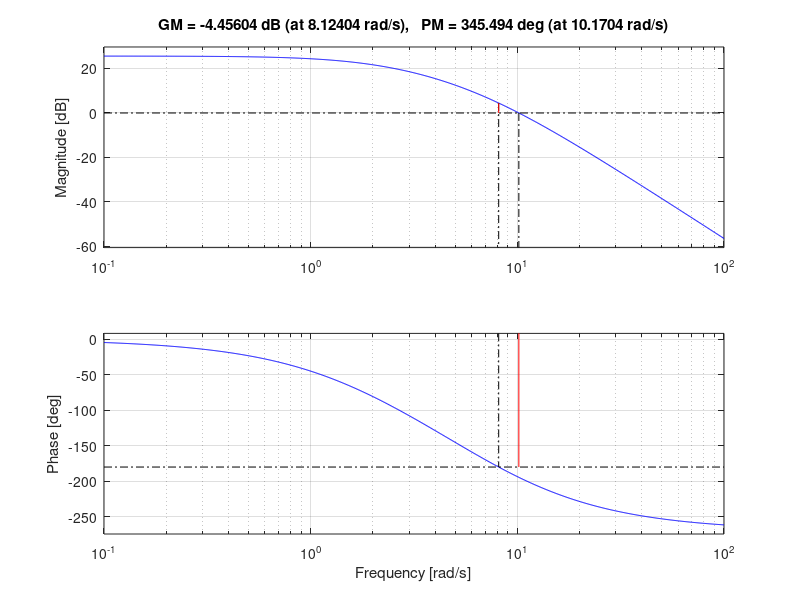
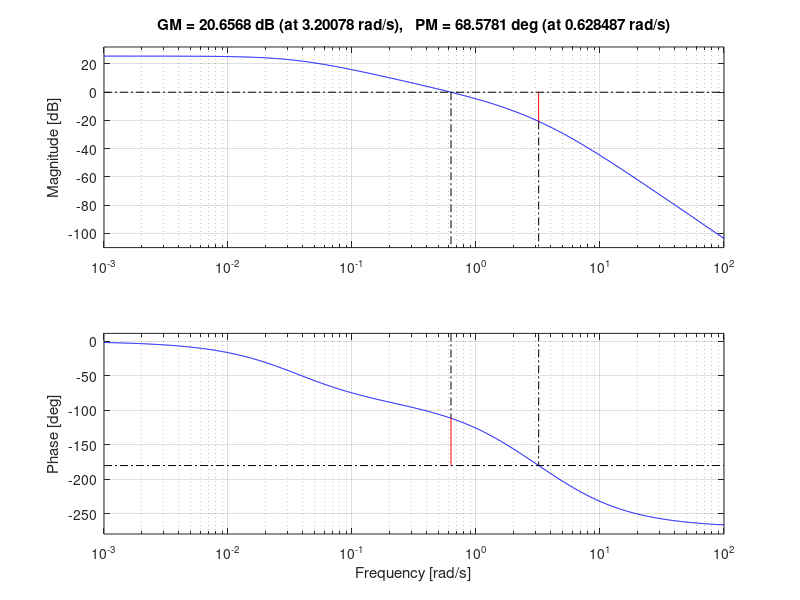

MATLAB code for these plots, in order: (Note: this script raises an error after producing the figures.)
% Control System Final Exam

%% Final_2
zeta = 0.7;
PO = 100*exp(-zeta*pi/ (1-zeta^2)^0.5)

G = tf([1], conv(conv([1 2], [1 5]), [1 8]));
K = 80*19;
L = K*G;
% rlocus(L)
margin(L)
figure(1)
% sgrid(zeta, 10^3);

z = 8
p = 0.035
% Gc = tf([1 z], [1 p]);
Gc = K*p/z*tf([1 z], [1 p]);
L = Gc*G;
figure(2)
margin(L)
% rlocus(L)
% sgrid(zeta, 10^3);

T = feedback(L, 1);
stepinfo(T)
figure(2)
step(T)

e_ss = evalfr(T-1, 0)

K = 80*19*p/z
